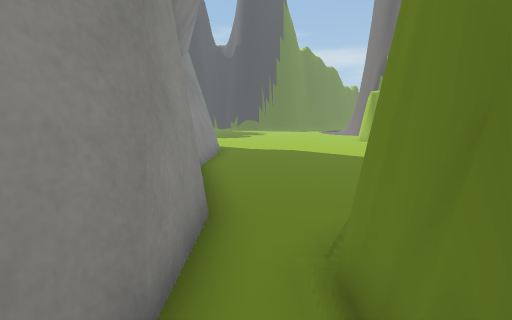
View 1 (above)

14 first-person views from a walk through a scene from a Unity 3-D project. The camera is 1.4 m above the floor, tilts 8° down and sees 80° across. Doors are open. The floor is counted in squares, 1 m on a side. Each view is taken from the middle of a square. On the plan, view 1 faces up. The plan holds only what a view shows up to about 14 squares ahead; the rest is blank. The place goes on beyond the plan. The player character is not drawn. Some surface patterns are stand-ins.

View 2
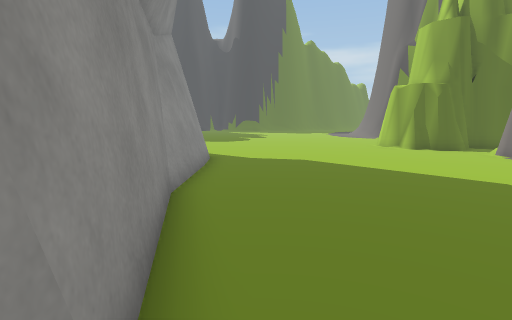

View 3
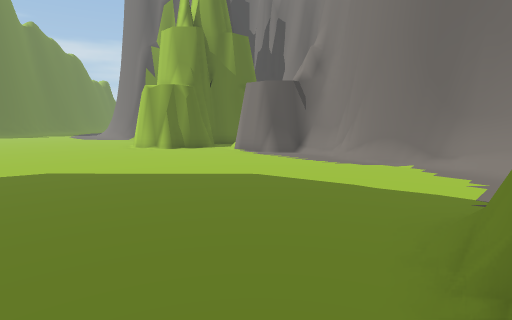

View 4
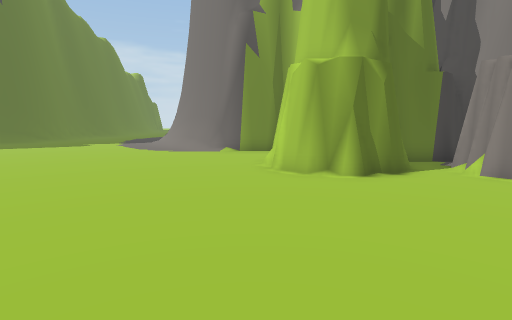

View 5
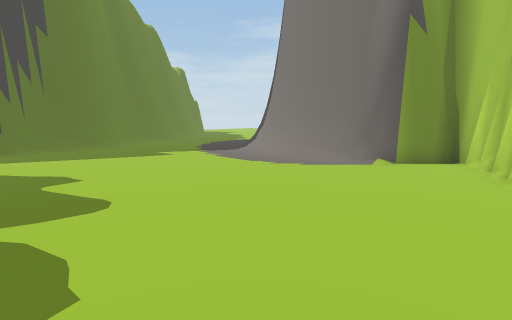

View 6
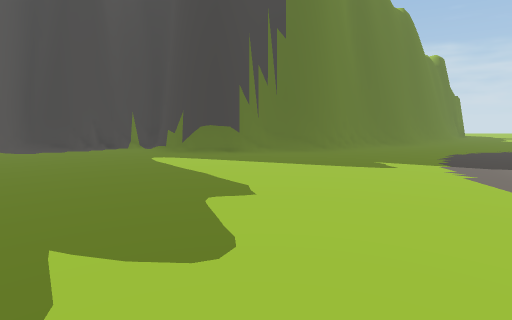

View 7
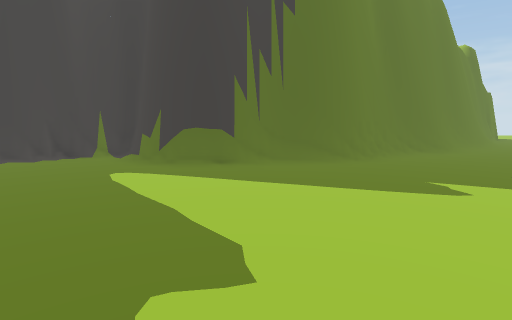

View 8
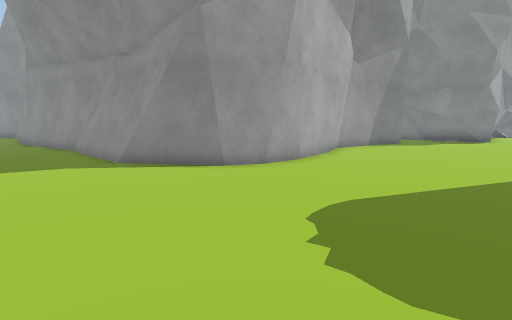

View 9
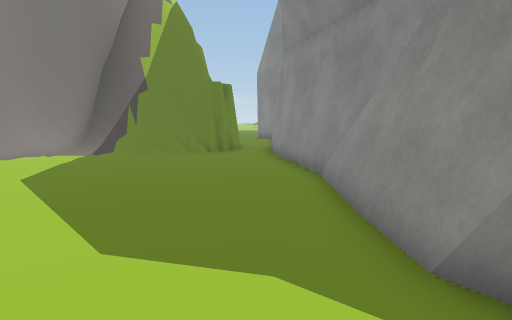

View 10
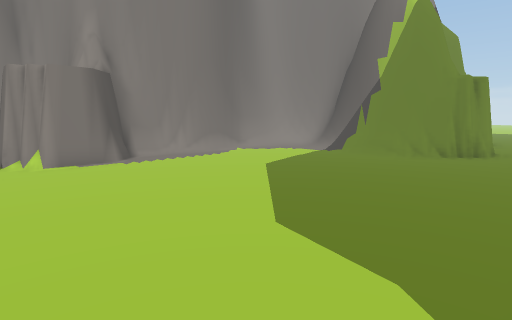

View 11
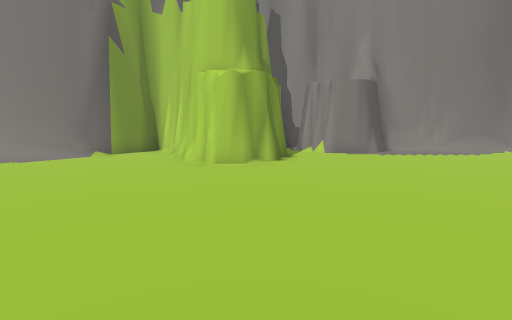

View 12
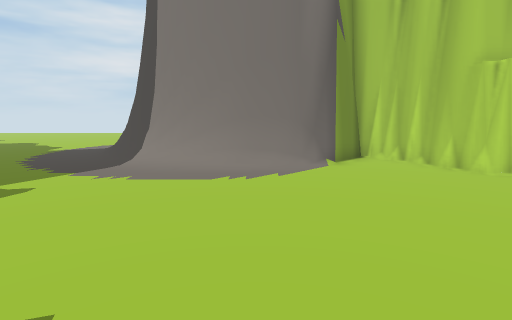

View 13
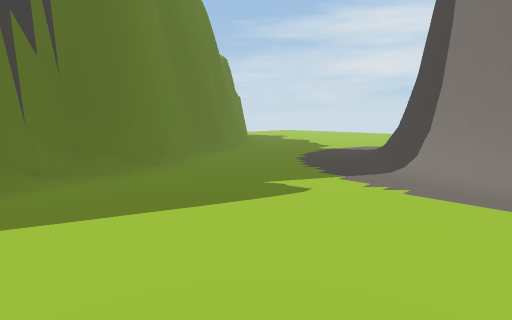

View 14
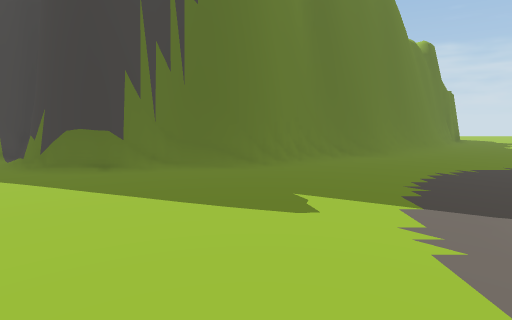

### Floor plan
Key: @ floor where view 1 was taken; # wall or solid block; . floor; / step, stairs or slope; = window, fence, low wall or low ledge.
Columns run from 14 left of view 1 to 11 right of it. Each row starts with its distance up from view 1.
 38                        ###
 37                      ###/.
 36                    ####/..
 35        #####      ##=.....
 34     #####..########=......
 33      =.......##...........
 32       ....................
 31        ................../
 30        ................/##
 29         ............../##
 28          .............=#
 27           ............##
 26           ............##
 25            ...........#
 24             ..........#
 23           ............##
 22  ......................##
 21 ........................#
 20 ......................###
 19 .....................###
 18  ....................# #
 17   .....###...........#####
 16    ##### ###.........#####
 15            #............##
 14            ##..........##
 13             #..........##
 12             #..........###
 11             #...........##
 10             #...........##
  9             #...........#
  8             #...........#
  7             ##..........#
  6              #..........#
  5              #........./#
  4              #..#####/./#
  3              #.##   ##/##
  2              #.#     ###
  1              #.#
  0               @

Positions as (right, up) in squares from view 1, and headings:
1: (0, 0), facing up
2: (0, 3), facing up
3: (0, 4), facing up-right
4: (0, 13), facing up-right
5: (-1, 19), facing up-right
6: (1, 21), facing up
7: (1, 24), facing up
8: (2, 23), facing down-left
9: (0, 16), facing down
10: (-1, 16), facing down-right
11: (-3, 17), facing right
12: (-1, 25), facing right
13: (0, 26), facing up-right
14: (4, 25), facing up
